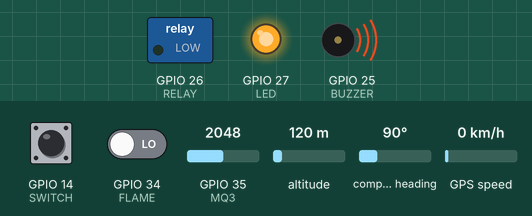
A sketch run on a simulated ESP32. Parts: switched loads named in the sketch (green lamp = pin HIGH), output pins drawn as LEDs (lit = HIGH), buzzer (waves = sounding, pin HIGH). Inputs (shaded band) come from the test bench; at power-on: GPIO 14 (SWITCH) HIGH, GPIO 34 (FLAME) LOW, GPIO 35 (MQ3) = 2048, altitude 120 m, compass heading 90°, GPS speed 0 km/h. WiFi joins after 1.5 s; servers stay silent unless stated; uploads are accepted with an empty reply; the GPS gets a fix after 3 s at 37.7749, -122.4194 with 8 satellites; what the sketch prints to the serial monitor is not drawn.

Above: at 2.0 s.
At 3.89 s:
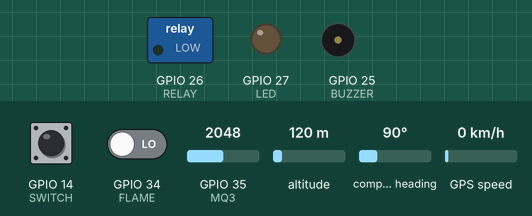
Timing chart, 0 to 4.5 s (numbered marks = the images above):
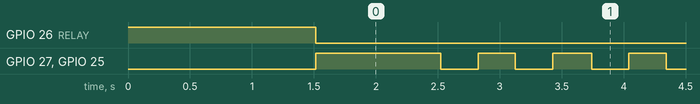

The sketch:

Sentinel.ino
```cpp
// ============================================================
//   ESP32 Vehicle Safety System — FINAL
//   Step 1: Power ON  → Motor runs
//   Step 2: SOS Switch ON → Hazard + Alert
//   Step 3: Fire detected → Hazard + Alert
//   Step 4: Alcohol detected → Hazard + Alert
//   All clear → Motor ON, everything OFF
// ============================================================

#include <WiFi.h>
#include <TinyGPS++.h>
#include <UniversalTelegramBot.h>
#include <WiFiClientSecure.h>
#include <HTTPClient.h>

// Load all sensitive configurations from external file (NOT tracked by Git)
#include "secrets.h"

// ─── Telegram ───────────────────────────────────────────────
WiFiClientSecure tlsClient;
UniversalTelegramBot bot(BOT_TOKEN, tlsClient);

// ─── GPS ────────────────────────────────────────────────────
TinyGPSPlus gps;
HardwareSerial gpsSerial(1);

// ─── Pins ───────────────────────────────────────────────────
#define FLAME   34    // Flame sensor  DO → D34
#define MQ3     35    // Alcohol sensor AO → D35
#define BUZZER  25    // Buzzer         +  → D25
#define RELAY   26    // Relay          S  → D26
#define LED     27    // LED            +  → D27
#define SWITCH  14    // SOS Switch    COM → D14, other pin → GND

// ─── Alcohol threshold ──────────────────────────────────────
const int ALCOHOL_THRESHOLD = 2000;

// ─── Alcohol hold (stays active 5s after raw value drops) ───
bool          alcoholActive = false;
unsigned long alcoholTimer  = 0;
const int     ALCOHOL_HOLD  = 5000;

// ─── Alert flag (sent once, re-arms when danger clears) ─────
bool alertSent = false;

// ─── Hazard blink timing ────────────────────────────────────
unsigned long previousMillis = 0;
const int     BLINK_MS       = 300;
bool          blinkState     = false;

// ════════════════════════════════════════════════════════════
//  SMS via Twilio
// ════════════════════════════════════════════════════════════
void sendSMS(String message, String toNumber) {
  if (WiFi.status() != WL_CONNECTED) return;
  HTTPClient http;
  WiFiClientSecure smsClient;
  smsClient.setInsecure();
  String url = "https://api.twilio.com/2010-04-01/Accounts/"
               + String(ACCOUNT_SID) + "/Messages.json";
  http.begin(smsClient, url);
  http.setAuthorization(ACCOUNT_SID, AUTH_TOKEN);
  http.addHeader("Content-Type", "application/x-www-form-urlencoded");
  String body = "To="    + toNumber          +
                "&From=" + String(FROM_NUMBER) +
                "&Body=" + message;
  http.POST(body);
  http.end();
}

// ════════════════════════════════════════════════════════════
//  Send Telegram + SMS to both numbers
// ════════════════════════════════════════════════════════════
void sendAllAlerts(String message) {
  float lat = 0, lng = 0;
  if (gps.location.isValid()) {
    lat = gps.location.lat();
    lng = gps.location.lng();
  }

  String fullMsg  = message;
         fullMsg += "\n📍 Location:\nhttps://maps.google.com/?q=";
         fullMsg += String(lat, 6) + "," + String(lng, 6);

  bot.sendMessage(CHAT_ID, fullMsg, "");
  sendSMS(fullMsg, num1);
  sendSMS(fullMsg, num2);
}

// ════════════════════════════════════════════════════════════
//  Hazard mode — blink LED + Buzzer together
// ════════════════════════════════════════════════════════════
void runHazard() {
  unsigned long now = millis();
  if (now - previousMillis >= BLINK_MS) {
    previousMillis = now;
    blinkState     = !blinkState;
    digitalWrite(LED,    blinkState);
    digitalWrite(BUZZER, blinkState);
  }
}

// ════════════════════════════════════════════════════════════
//  Normal mode — motor ON, everything else OFF
// ════════════════════════════════════════════════════════════
void normalMode() {
  digitalWrite(RELAY,  HIGH);   // Motor ON
  digitalWrite(LED,    LOW);
  digitalWrite(BUZZER, LOW);
  blinkState = false;
  alertSent  = false;           // re-arm for next event
}

// ════════════════════════════════════════════════════════════
//  SETUP
// ════════════════════════════════════════════════════════════
void setup() {
  Serial.begin(115200);

  pinMode(FLAME,  INPUT);
  pinMode(BUZZER, OUTPUT);
  pinMode(RELAY,  OUTPUT);
  pinMode(LED,    OUTPUT);
  pinMode(SWITCH, INPUT_PULLUP);   // COM=D14, other pin=GND

  // ── STEP 1: Power ON → Motor ON immediately ─────────────
  digitalWrite(RELAY,  HIGH);      // Motor ON
  digitalWrite(BUZZER, LOW);
  digitalWrite(LED,    LOW);

  // GPS
  gpsSerial.begin(9600, SERIAL_8N1, 16, 17);

  // WiFi
  WiFi.begin(ssid, password);
  Serial.print("Connecting WiFi");
  while (WiFi.status() != WL_CONNECTED) {
    delay(500);
    Serial.print(".");
  }
  Serial.println(" Connected ✅");

  tlsClient.setInsecure();

  Serial.println("System ready — Motor running.");
}

// ════════════════════════════════════════════════════════════
//  MAIN LOOP
// ════════════════════════════════════════════════════════════
void loop() {

  // Feed GPS parser
  while (gpsSerial.available()) gps.encode(gpsSerial.read());

  // Read all inputs
  bool sosON         = (digitalRead(SWITCH) == LOW);   // button pressed
  bool fireDetected  = (digitalRead(FLAME)  == 0);     // DO=0 means fire
  int  alcoholRaw    = analogRead(MQ3);

  // Alcohol hold logic
  if (alcoholRaw > ALCOHOL_THRESHOLD) {
    alcoholActive = true;
    alcoholTimer  = millis();
  }
  if (alcoholActive && (millis() - alcoholTimer > ALCOHOL_HOLD)) {
    alcoholActive = false;
  }

  // ══════════════════════════════════════════════════════════
  //  STEP 2 — SOS Switch pressed (highest priority)
  // ══════════════════════════════════════════════════════════
  if (sosON) {
    digitalWrite(RELAY, LOW);     // Motor STOP
    runHazard();                  // LED blink + Buzzer beep

    if (!alertSent) {
      sendAllAlerts(
        "🆘 EMERGENCY ALERT!\n"
        "SOS switch activated by driver."
      );
      alertSent = true;
    }
  }

  // ══════════════════════════════════════════════════════════
  //  STEP 3 — Fire detected
  // ══════════════════════════════════════════════════════════
  else if (fireDetected) {
    digitalWrite(RELAY, LOW);     // Motor STOP
    runHazard();                  // LED blink + Buzzer beep

    if (!alertSent) {
      sendAllAlerts(
        "🔥 ALERT! Fire Detected!\n"
        "Vehicle safety system triggered."
      );
      alertSent = true;
    }
  }

  // ══════════════════════════════════════════════════════════
  //  STEP 4 — Alcohol detected
  // ══════════════════════════════════════════════════════════
  else if (alcoholActive) {
    digitalWrite(RELAY, LOW);     // Motor STOP
    runHazard();                  // LED blink + Buzzer beep

    if (!alertSent) {
      sendAllAlerts(
        "🍺 ALERT! Alcohol Detected!\n"
        "Driver may be intoxicated."
      );
      alertSent = true;
    }
  }

  // ══════════════════════════════════════════════════════════
  //  ALL CLEAR — Nothing detected, normal operation
  // ══════════════════════════════════════════════════════════
  else {
    normalMode();                 // Motor ON, LED OFF, Buzzer OFF
  }

  delay(300);
}
```

secrets_template.h
```cpp
// ============================================================
//   ESP32 Vehicle Safety System — SECRETS TEMPLATE
//   Rename this file to "secrets.h" and enter your details
// ============================================================
#ifndef SECRETS_H
#define SECRETS_H

// ─── WiFi ───────────────────────────────────────────────────
const char* ssid     = "YOUR_WIFI_SSID";
const char* password = "YOUR_WIFI_PASSWORD";

// ─── Telegram ───────────────────────────────────────────────
#define BOT_TOKEN "YOUR_TELEGRAM_BOT_TOKEN"
#define CHAT_ID   "YOUR_TELEGRAM_CHAT_ID"

// ─── Twilio SMS ─────────────────────────────────────────────
#define ACCOUNT_SID "YOUR_TWILIO_ACCOUNT_SID"
#define AUTH_TOKEN  "YOUR_TWILIO_AUTH_TOKEN"
#define FROM_NUMBER "YOUR_TWILIO_PHONE_NUMBER"

// ─── Emergency Contacts ─────────────────────────────────────
String num1 = "+1234567890";
String num2 = "+1234567890";

#endif
```

Measured:
- by itself, GPIO 26 (RELAY): HIGH → LOW at 1.5 s
- by itself, GPIO 27 (LED), GPIO 25 (BUZZER): repeats every 0.60 s: LOW 0.30 s, HIGH 0.30 s
